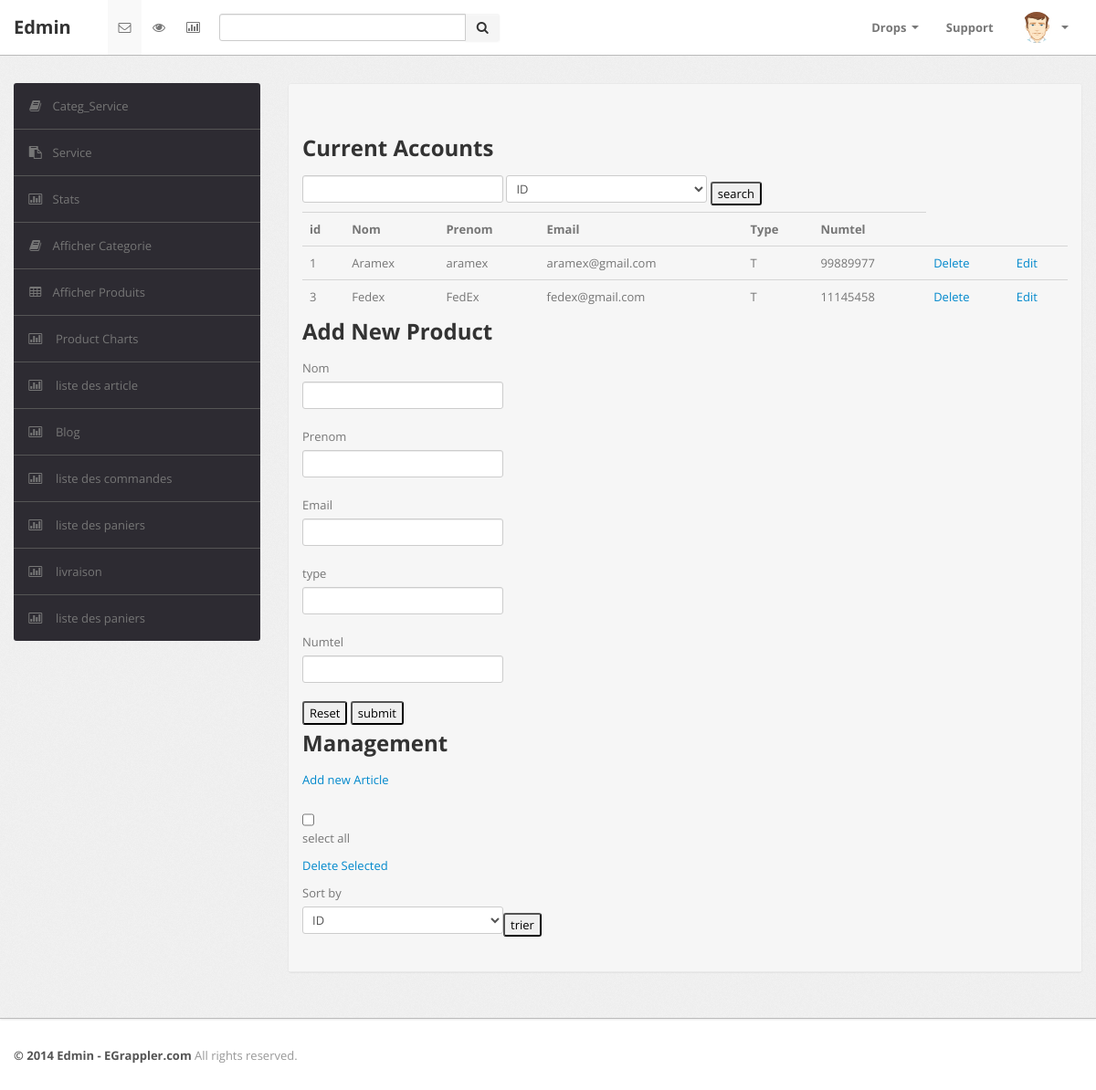
/V/B/gestionlivreur.php, run on the app's committed database.
### tables this page shows
CREATE TABLE `livreur` (
  `id` int(11) NOT NULL,
  `nom` varchar(255) NOT NULL,
  `prenom` varchar(255) NOT NULL,
  `email` varchar(255) NOT NULL,
  `type` varchar(255) NOT NULL,
  `numtel` int(11) NOT NULL
);

### C/livreurC.php (called while the page is built, shortened)
<?php
class livreurC
{
    function afficherLivreur(){
        $sql="select * from livreur";
        $db = config::getConnexion();
        try{
            $liste = $db->query($sql);
            return $liste;
    }
    catch(Exception $e){
        echo 'Erreur: '.$e->getMessage();
    }
}
}
?>

### V/B/gestionlivreur.php (the view, shortened to what this page needs)
<?php
include_once '../../C/livreurC.php';
$livreurC = new livreurC();
$listeC = $livreurC->afficherLivreur();
?>
<!DOCTYPE html>
<html lang="en">
<head>
<head>
	<link type="text/css" href="bootstrap/css/bootstrap.min.css" rel="stylesheet">
	<link type="text/css" href="bootstrap/css/bootstrap-responsive.min.css" rel="stylesheet">
	<link type="text/css" href="css/theme.css" rel="stylesheet">
	<link type="text/css" href="images/icons/css/font-awesome.css" rel="stylesheet">
</head>
<body>
	<div class="navbar navbar-fixed-top">
		<div class="navbar-inner">
			<div class="container">
			  	<a class="brand" href="index.html">
			  		Edmin
			  	</a>
				<div class="nav-collapse collapse navbar-inverse-collapse">
					<ul class="nav nav-icons">
						<li class="active"><a href="#">
							<i class="icon-envelope"></i>
						</a></li>
						<li><a href="#">
							<i class="icon-eye-open"></i>
						</a></li>
						<li><a href="#">
							<i class="icon-bar-chart"></i>
						</a></li>
					</ul>
					<form class="navbar-search pull-left input-append" action="#">
						<input type="text" class="span3">
						<button class="btn" type="button">
							<i class="icon-search"></i>
						</button>
					</form>
					<ul class="nav pull-right">
						<li class="dropdown">
							<a href="#" class="dropdown-toggle" data-toggle="dropdown">Drops <b class="caret"></b></a>
						</li>
						<li><a href="#">
							Support
						</a></li>
						<li class="nav-user dropdown">
							<a href="#" class="dropdown-toggle" data-toggle="dropdown">
								<img src="images/user.png" class="nav-avatar" />
								<b class="caret"></b>
							</a>
						</li>
					</ul>
				</div>
			</div>
		</div>
	</div>
	<div class="wrapper">
		<div class="container">
			<div class="row">
				<div class="span3">
					<div class="sidebar">
                            <ul class="widget widget-menu unstyled">
                                           <li><a href="afficherCtgs.php"><i class="menu-icon icon-book"></i>Categ_Service </a></li>
                                <li><a href="afficherSe.php"><i class="menu-icon icon-paste"></i>Service </a></li>
									<li><a href="statS.php"><i class="menu-icon icon-bar-chart"></i>Stats </a></li>
					<li><a href="afficherListeCategories.php"><i class="menu-icon icon-book"></i>Afficher Categorie </a></li>
							<li><a href="afficherListeProduits.php"><i class="menu-icon icon-table"></i>Afficher Produits </a></li>
							<li><a href="charts.php"><i class="menu-icon icon-bar-chart"></i> Product Charts </a></li>
							<li><a href="afficherlistesujet.php"><i class="menu-icon icon-bar-chart"></i> liste des article </a></li>
							<li><a href="afficheBlog.php"><i class="menu-icon icon-bar-chart"></i> Blog </a></li>
							<li><a href="affichercommande.php"><i class="menu-icon icon-bar-chart"></i> liste des commandes </a></li>
							<li><a href="afficherpanier.php"><i class="menu-icon icon-bar-chart"></i> liste des paniers </a></li>
							<li><a href="gestionlivraison.php"><i class="menu-icon icon-bar-chart"></i> livraison </a></li>
							<li><a href="gestionlivreur.php"><i class="menu-icon icon-bar-chart"></i> liste des paniers </a></li>
                            </ul>
					</div>
				</div>
				<div class="span9">
					<div class="content">
						<div class="module">
							<div class="module-head">
<div id="container">
  <div class="shell">
    <br />
    <div id="main">
      <div class="cl">&nbsp;</div>
      <div id="content">
          <div class="box-head">
            <h2 class="left">Current Accounts</h2>
            <div class="right">
             <form method="POST" action="gestionlivreur.php">
              <input type="text" class="field small-field" name="rech"/>
              <select name="selon" class="field small-field" >
              <option value="id">ID</option>
            </select>
              <input type="submit" class="button" value="search" name="search" /></form>
            </div>
          </div>
          <div class="table">
            <table width="100%" border="0" cellspacing="0" cellpadding="0" >
              <tr>
                <th>id</th>
                <th>Nom</th>
                <th>Prenom</th>
                <th>Email</th>
                <th>Type</th>
                <th>Numtel</th>
              </tr>
              <?php
    foreach($listeC as $livreur){
        ?>
              <tr>
                <td><?php echo $livreur['id']; ?></td>
                <td><?php echo $livreur['nom']; ?></td>
                <td><?php echo $livreur['prenom']; ?></td>
                <td><?php echo $livreur['email']; ?></td>
                <td><?php echo $livreur['type']; ?></td>
                <td><?php echo $livreur['numtel']; ?></td>
                <td><a href="supprimerLivreur.php?id=<?php echo $livreur['id']; ?>" class="ico del">Delete</a> </td>
                <td> <a href="modifierLivreur.php?id=<?php echo $livreur['id']; ?>" class="ico edit">Edit</a>
              </td>
              </tr>
              <?php } ?>
            </table>
          </div>
        <div class="box">
          <div class="box-head">
            <h2>Add New Product</h2>
          </div>
          <form action="#" method="post">
            <div class="form">
              <p>
                <label>Nom </label>
                <input type="text" class="field size1" name="nom" id="nom"/>
              </p>
              <p>
                <label>Prenom </label>
                <input type="text" class="field size1" name="prenom" id="prenom"/>
              </p>
              <p>
                <label>Email </label>
                <input type="text" class="field size1" name="email" id="email"/>
              </p>
              <p>
                <label>type </label>
                <input type="text" class="field size1" name="type" id="type"/>
              </p>
              <p>
                <label>Numtel </label>
                <input type="number" class="field size1" name="numtel" id="numtel" />
              </p>
            </div>
            <div class="buttons">
              <input type="Reset" class="button" value="Reset" />
              <input type="submit" class="button" value="submit" onclick="verif();"/>
            </div>
          </form>
        </div>
      </div>
      <div id="sidebar">
        <div class="box">
          <div class="box-head">
            <h2>Management</h2>
          </div>
          <div class="box-content"> <a href="#" class="add-button"><span>Add new Article</span></a>
            <div class="cl">&nbsp;</div>
            <p class="select-all">
              <input type="checkbox" class="checkbox" />
              <label>select all</label>
            </p>
            <p><a href="#">Delete Selected</a></p>
            <div class="sort">
              <form method="POST"><label>Sort by</label>
              <select name="tri" class="field" >
                <option value="id">ID</option>
              </select><input type="submit"  value="trier"></form>
            </div>
          </div>
        </div>
      </div>
      <div class="cl">&nbsp;</div>
    </div>
  </div>
</div>
							</div>
						</div>
					</div>
				</div>
			</div>
		</div>
	</div>
	<div class="footer">
		<div class="container">
			<b class="copyright">&copy; 2014 Edmin - EGrappler.com </b> All rights reserved.
		</div>
	</div>
</body>

### data on the page
livreur: id "1", nom "Aramex", prenom "aramex", email "aramex@gmail.com", type "T", numtel "99889977"
livreur: id "3", nom "Fedex", prenom "FedEx", email "fedex@gmail.com", type "T", numtel "11145458"
